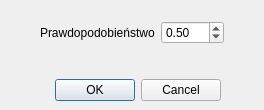
<?xml version="1.0" encoding="UTF-8"?>
<ui version="4.0">
 <class>GGenerator</class>
 <widget class="QDialog" name="GGenerator">
  <property name="geometry">
   <rect>
    <x>0</x>
    <y>0</y>
    <width>264</width>
    <height>110</height>
   </rect>
  </property>
  <property name="windowTitle">
   <string>Dialog</string>
  </property>
  <widget class="QDialogButtonBox" name="buttonBox">
   <property name="geometry">
    <rect>
     <x>0</x>
     <y>70</y>
     <width>221</width>
     <height>41</height>
    </rect>
   </property>
   <property name="orientation">
    <enum>Qt::Horizontal</enum>
   </property>
   <property name="standardButtons">
    <set>QDialogButtonBox::Cancel|QDialogButtonBox::Ok</set>
   </property>
  </widget>
  <widget class="QWidget" name="layoutWidget">
   <property name="geometry">
    <rect>
     <x>40</x>
     <y>0</y>
     <width>184</width>
     <height>66</height>
    </rect>
   </property>
   <layout class="QVBoxLayout" name="verticalLayout">
    <item>
     <layout class="QHBoxLayout" name="horizontalLayout_2">
      <item>
       <widget class="QLabel" name="label_2">
        <property name="text">
         <string>Prawdopodobieństwo</string>
        </property>
       </widget>
      </item>
      <item>
       <widget class="QDoubleSpinBox" name="doubleSpinBox">
        <property name="maximum">
         <double>1.000000000000000</double>
        </property>
        <property name="singleStep">
         <double>0.010000000000000</double>
        </property>
        <property name="value">
         <double>0.500000000000000</double>
        </property>
       </widget>
      </item>
     </layout>
    </item>
   </layout>
  </widget>
 </widget>
 <resources/>
 <connections>
  <connection>
   <sender>buttonBox</sender>
   <signal>accepted()</signal>
   <receiver>GGenerator</receiver>
   <slot>accept()</slot>
   <hints>
    <hint type="sourcelabel">
     <x>230</x>
     <y>110</y>
    </hint>
    <hint type="destinationlabel">
     <x>157</x>
     <y>152</y>
    </hint>
   </hints>
  </connection>
  <connection>
   <sender>buttonBox</sender>
   <signal>rejected()</signal>
   <receiver>GGenerator</receiver>
   <slot>reject()</slot>
   <hints>
    <hint type="sourcelabel">
     <x>230</x>
     <y>110</y>
    </hint>
    <hint type="destinationlabel">
     <x>239</x>
     <y>152</y>
    </hint>
   </hints>
  </connection>
 </connections>
</ui>
